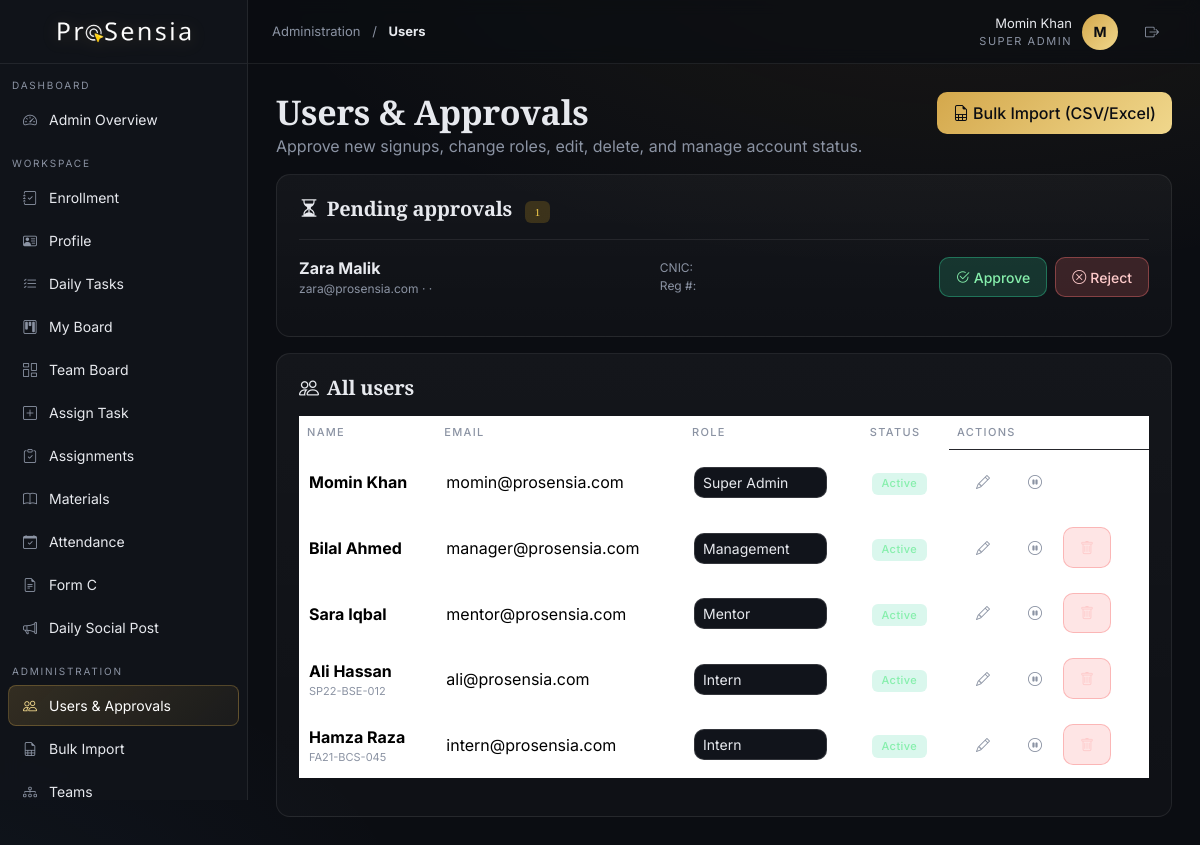
The page /admin/users.php (signed in) on the database its author committed.
### tables this page shows
CREATE TABLE users (
  id INT AUTO_INCREMENT PRIMARY KEY,
  name VARCHAR(120) NOT NULL,
  email VARCHAR(160) NOT NULL UNIQUE,
  password VARCHAR(255) NOT NULL,
  role ENUM('super_admin','management','mentor','intern') NOT NULL,
  status ENUM('pending','active','inactive','rejected') DEFAULT 'pending',
  created_at TIMESTAMP DEFAULT CURRENT_TIMESTAMP
);

CREATE TABLE profiles (
  user_id INT PRIMARY KEY,
  father_name VARCHAR(120),
  cnic VARCHAR(20),
  reg_number VARCHAR(40),
  department VARCHAR(120) DEFAULT 'Electrical and Computer Engineering',
  semester VARCHAR(40),
  phone VARCHAR(40), city VARCHAR(80), address TEXT,
  university VARCHAR(160), degree VARCHAR(120), graduation_year VARCHAR(8),
  skills TEXT, github VARCHAR(200), linkedin VARCHAR(200), portfolio VARCHAR(200),
  bio TEXT, avatar_color VARCHAR(20) DEFAULT '#d4a84c',
  avatar_path VARCHAR(255) DEFAULT NULL,
  FOREIGN KEY (user_id) REFERENCES users(id) ON DELETE CASCADE
);

### admin/users.php (the view, shortened to what this page needs)
<?php
require __DIR__ . '/../includes/header.php';
$is_admin = $user['role']==='super_admin';
$pending = $pdo->query("SELECT u.*, p.cnic, p.phone, p.reg_number, p.university FROM users u LEFT JOIN profiles p ON p.user_id=u.id WHERE u.status='pending' ORDER BY u.created_at DESC")->fetchAll();
$all = $pdo->query("SELECT u.*, p.phone, p.reg_number, p.university, p.cnic, p.semester FROM users u LEFT JOIN profiles p ON p.user_id=u.id WHERE u.status!='pending' ORDER BY u.role,u.name")->fetchAll();
?>
<div class="d-flex justify-content-between align-items-center flex-wrap gap-2">
  <h1 class="serif m-0" style="font-size:34px">Users &amp; Approvals</h1>
  <?php if($is_admin): ?><a href="<?= base_url('admin/import.php') ?>" class="btn btn-primary"><i class="bi bi-file-earmark-spreadsheet me-1"></i>Bulk Import (CSV/Excel)</a><?php endif; ?>
</div>
<p class="muted">Approve new signups, change roles, edit, delete, and manage account status.</p>
<?php if($is_admin): ?>
<div class="glass card-pad mt-3">
  <h5 class="serif mb-3"><i class="bi bi-hourglass-split me-2"></i>Pending approvals <span class="badge b-warning ms-2"><?= count($pending) ?></span></h5>
  <?php foreach($pending as $u): ?>
    <div class="py-3" style="border-top:1px solid var(--border)">
      <div class="row g-3 align-items-center">
        <div class="col-md-5"><b><?= e($u['name']) ?></b><div class="muted" style="font-size:12px"><?= e($u['email']) ?> · <?= e($u['phone']) ?> · <?= e($u['university']) ?></div></div>
        <div class="col-md-3 muted" style="font-size:12px">CNIC: <?= e($u['cnic']) ?><br>Reg #: <?= e($u['reg_number']) ?></div>
        <div class="col-md-4 d-flex gap-2 justify-content-md-end flex-wrap">
          <form method="post"><button class="btn btn-success btn-sm"><i class="bi bi-check2-circle me-1"></i>Approve</button></form>
          <form method="post"><input type="hidden" name="action" value="reject"><input type="hidden" name="id" value="<?= (int)$u['id'] ?>"><button class="btn btn-danger btn-sm"><i class="bi bi-x-circle me-1"></i>Reject</button></form>
        </div>
      </div>
    </div>
  <?php endforeach; ?>
</div>
<?php endif; ?>
<div class="glass card-pad mt-3">
  <h5 class="serif mb-3"><i class="bi bi-people me-2"></i>All users</h5>
  <div class="table-wrap">
  <table class="table table-hover">
    <thead><tr><th>Name</th><th>Email</th><th>Role</th><th>Status</th><?php if($is_admin):?><th>Actions</th><?php endif; ?></tr></thead>
    <tbody>
    <?php foreach($all as $u): ?>
      <tr>
        <td><b><?= e($u['name']) ?></b><?php if(!empty($u['reg_number'])): ?><div class="muted" style="font-size:11px"><?= e($u['reg_number']) ?></div><?php endif; ?></td>
        <td class="muted"><?= e($u['email']) ?></td>
        <td>
          <?php if($is_admin): ?>
          <form method="post" class="d-flex gap-1"><input type="hidden" name="action" value="role"><input type="hidden" name="id" value="<?= (int)$u['id'] ?>">
            <select name="role" class="form-select form-select-sm" style="width:auto" onchange="this.form.submit()">
              <?php foreach(['intern','mentor','management','super_admin'] as $r): ?>
              <option value="<?= $r ?>" <?= $u['role']===$r?'selected':'' ?>><?= role_label($r) ?></option>
              <?php endforeach; ?>
            </select>
          </form>
          <?php else: ?><?= role_label($u['role']) ?><?php endif; ?>
        </td>
        <td><span class="badge <?= $u['status']==='active'?'b-success':($u['status']==='rejected'?'b-danger':'b-muted') ?>"><?= e(ucfirst($u['status'])) ?></span></td>
        <?php if($is_admin): ?>
        <td class="d-flex gap-1">
          <button type="button" class="btn btn-ghost btn-sm" data-bs-toggle="modal" data-bs-target="#editU<?= (int)$u['id'] ?>" title="Edit"><i class="bi bi-pencil"></i></button>
          <?php if($u['status']==='active'): ?>
            <form method="post"><button class="btn btn-ghost btn-sm" title="Deactivate"><i class="bi bi-pause-circle"></i></button></form>
          <?php else: ?>
            <form method="post"><input type="hidden" name="action" value="reactivate"><input type="hidden" name="id" value="<?= (int)$u['id'] ?>"><button class="btn btn-ghost btn-sm" title="Reactivate"><i class="bi bi-play-circle"></i></button></form>
          <?php endif; ?>
          <?php if ((int)$u['id'] !== (int)$user['id']): ?>
          <form method="post" onsubmit="return confirm('Permanently delete <?= e($u['name']) ?>? This removes their profile, tasks and history.')"><button class="btn btn-danger btn-sm" title="Delete"><i class="bi bi-trash"></i></button></form>
          <?php endif; ?>
        </td>
        <?php endif; ?>
      </tr>
    <?php endforeach; ?>
    </tbody>
  </table>
  </div>
</div>
<?php require __DIR__ . '/../includes/footer.php'; ?>

### assets/css/style.css (style rules this page uses)
:root { --bg:#0b0d12; --surface:#11141b; --surface-2:#161a23; --border:rgba(255,255,255,.08); --border-strong:rgba(255,255,255,.14); --text:#e7e9ee; --muted:#8b93a3; --primary:#d4a84c; --primary-glow:#f0d78c; --primary-fg:#0b0d12; --success:#34d399; --warning:#fbbf24; --danger:#f87171; --info:#60a5fa; }
* { box-sizing:border-box }
html,body { background:var(--bg);color:var(--text);font-family:'Inter',system-ui,sans-serif;min-height:100vh;-webkit-font-smoothing:antialiased }
body { background: radial-gradient(1200px 600px at 80% -10%,rgba(212,168,76,.08),transparent 60%), radial-gradient(900px 500px at -10% 110%,rgba(96,165,250,.06),transparent 60%), var(--bg); }
h1,h2,h3,h4,h5,.serif { font-family:'Cormorant Garamond','Playfair Display',Georgia,serif;font-weight:600;letter-spacing:-.01em }
a { color:var(--primary-glow);text-decoration:none }
.glass { background:linear-gradient(180deg,rgba(255,255,255,.04),rgba(255,255,255,.02));border:1px solid var(--border);border-radius:14px }
.card-pad { padding:18px }
@media (min-width:768px) { .card-pad { padding:22px } }
.btn { border-radius:10px;font-weight:500;padding:.55rem 1rem;transition:all .2s }
.btn-primary { background:linear-gradient(135deg,var(--primary),var(--primary-glow));border:none;color:var(--primary-fg) }
.btn-ghost { background:transparent;color:var(--muted);border:1px solid transparent }
.btn-danger { background:rgba(248,113,113,.18);border:1px solid rgba(248,113,113,.4);color:#fecaca }
.btn-success { background:rgba(52,211,153,.18);border:1px solid rgba(52,211,153,.4);color:#86efac }
.form-control,.form-select { background:var(--surface);border:1px solid var(--border-strong);color:var(--text);border-radius:10px }
.table-wrap { overflow-x:auto;-webkit-overflow-scrolling:touch }
.table { color:var(--text);min-width:480px }
.table thead th { color:var(--muted);font-weight:500;font-size:11px;text-transform:uppercase;letter-spacing:.12em;border-color:var(--border) }
.table tbody td { border-color:var(--border);padding:12px 10px;vertical-align:middle }
.badge { font-weight:500;padding:.35rem .6rem;border-radius:6px;font-size:11px;letter-spacing:.04em }
.b-success { background:rgba(52,211,153,.18);color:#86efac }
.b-warning { background:rgba(251,191,36,.18);color:#fcd34d }
.muted { color:var(--muted) }

### rows shown on the page
users: name "Zara Malik", email "zara@prosensia.com"
users: name "Momin Khan", email "momin@prosensia.com", status "Active"
users: name "Bilal Ahmed", email "manager@prosensia.com", status "Active"
users: name "Sara Iqbal", email "mentor@prosensia.com", status "Active"
profiles: user_id.name "Ali Hassan", reg_number "SP22-BSE-012", user_id.email "ali@prosensia.com", role "Intern", user_id.status "Active"
profiles: user_id.name "Hamza Raza", reg_number "FA21-BCS-045", user_id.email "intern@prosensia.com", role "Intern", user_id.status "Active"

### other values the page prints
$label "Admin Overview Enrollment Profile Daily Tasks My Board Team Board Assign Task Assignments Materials Attendance Form C Daily Social Post Users & Approvals Bulk Import Teams"
$page_section "Administration"
$page_label "Users"
$user['name'] "Momin Khan"
role_label($user['role']) "SUPER ADMIN"
substr($u['name'],0,1) "M"
count($pending) "1"
form field role "Super Admin"
form field role "Management"
form field role "Mentor"
